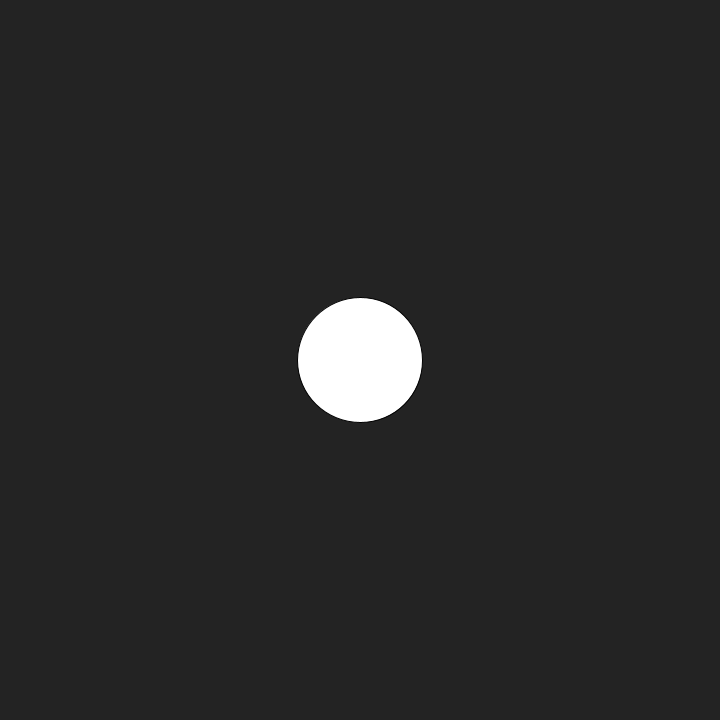
Frame 1 (no input)
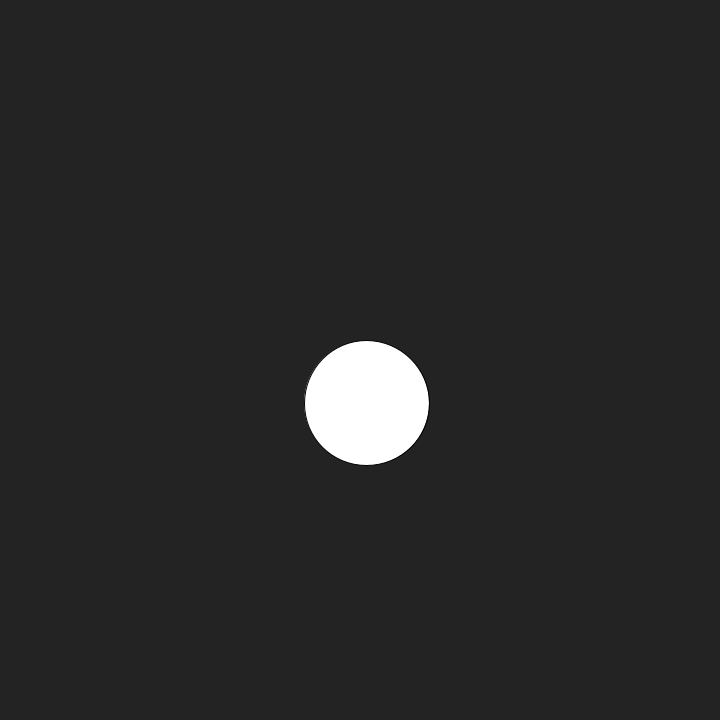
Frame 60 (the mouse pressed at the canvas centre just before this capture)
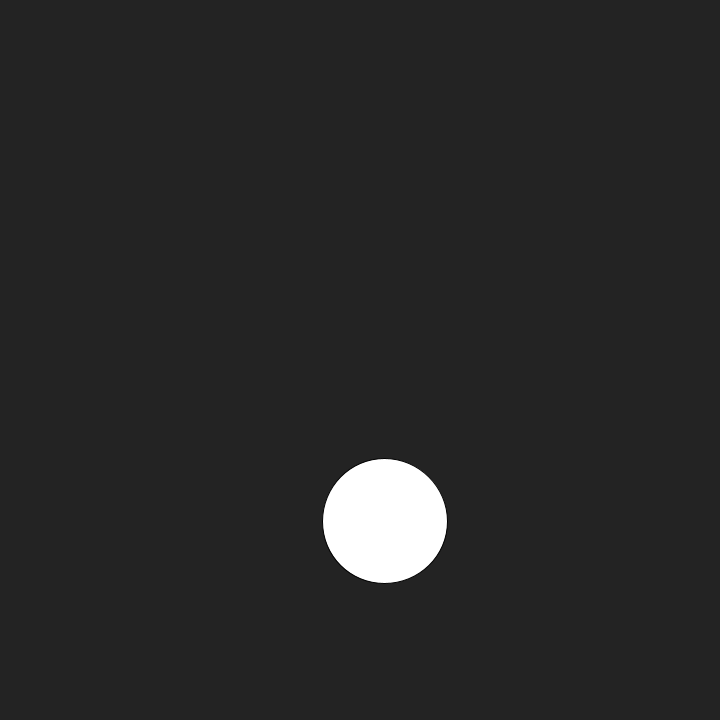
Frame 120 (the mouse held since frame 60 and released just before this capture)

The Processing sketch that drew these frames (run headless with seeded random() and noise(); from frame 60 on, the mouse is pressed at the canvas centre):

// Processing sketch: exercise_3
// ── exercise_3.pde
Ball ball;

void setup() {
  size(720, 720); 
  ball = new Ball(new PVector(width / 2, height / 2), 5.0);
}

void draw() {
  background(35);
  
  PVector gravity = new PVector(0, 0.1);
  PVector wind = new PVector(random(-0.01, 0.01), 0); 
  
  ball.applyForce(gravity); 
  ball.applyForce(wind); 
  keepInWindow();
  
  ball.update(); 
}

void keepInWindow() {
  PVector pushback = new PVector(0, 0); 
  
  //lower edge detection
  float distanceToBottom = height - ball.position.y + (ball.diameter / 2.0); 
  pushback.y = 20; 
  ball.applyForce(PVector.div(pushback, (1 - distanceToBottom))); 
  pushback.y = 0; 
  
  //upper edge detection
  float distanceToTop = ball.position.y - (ball.diameter / 2.0); 
  pushback.y = -20; 
  ball.applyForce(PVector.div(pushback, (1 - distanceToTop))); 
  pushback.y = 0; 
  
  //right edge detection
  float distanceToRight = width - ball.position.x + (ball.diameter / 2.0); 
  pushback.x = 20; 
  ball.applyForce(PVector.div(pushback, (1 - distanceToRight))); 
  pushback.x = 0; 
  
  //left edge detection
  float distanceToLeft = ball.position.x - (ball.diameter / 2.0); 
  pushback.x = -20; 
  ball.applyForce(PVector.div(pushback, (1 - distanceToLeft))); 
  pushback.x = 0; 
}

// ── Ball.pde
class Ball {
  PVector position; 
  PVector velocity; 
  PVector acceleration;
  float mass;
  float diameter;
  
  Ball(PVector position, float mass) {
    this.position = position;
    this.velocity = new PVector();
    this.acceleration = new PVector(); 
    this.mass = mass;
    this.diameter = this.mass * 25;
  }
  
  void applyForce(PVector force) {
    PVector f = PVector.div(force, this.mass);
    this.acceleration.add(f); 
  }
  
  void update() {
    this.velocity.add(this.acceleration); 
    this.position.add(this.velocity);
    this.acceleration.mult(0);
    
    circle(this.position.x, this.position.y, this.diameter); 
  }
}
